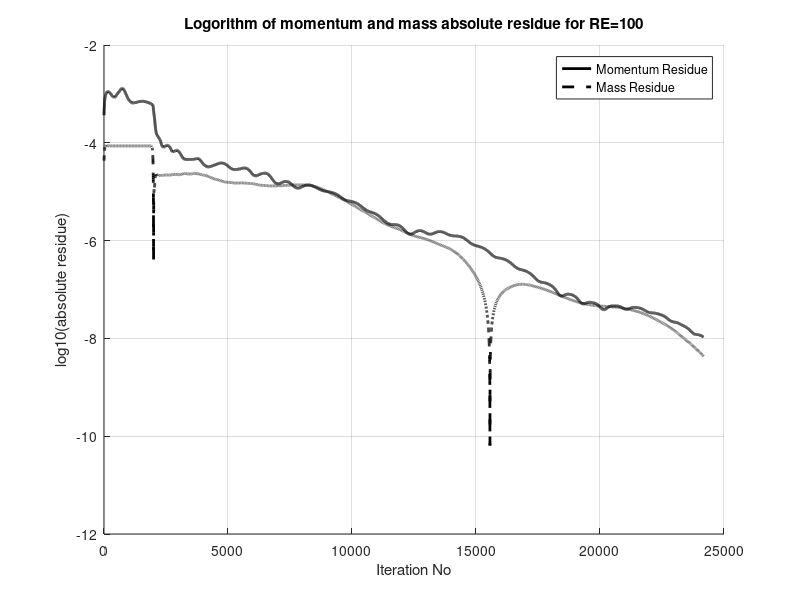
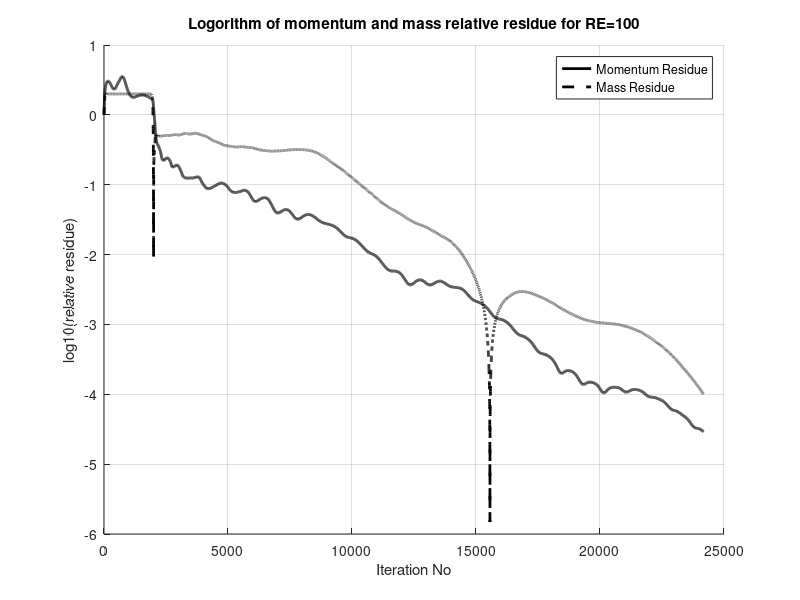

These figures' MATLAB source, in order:
fileID = fopen('grid3.dat_residue_RE_100.dat','r');
formatSpec = '%lf %lf %lf %lf %lf';
sizeA = [5 Inf];
A50 = fscanf(fileID,formatSpec,sizeA);
fclose(fileID);
A50=A50';
iter=A50(:,1);
mom_rr=A50(:,2);
mom_ar=A50(:,3);
mom_ar=log10(abs(mom_ar));
mass_rr=A50(:,4);
mass_ar=log10(abs(A50(:,5)));


fig=figure('Name',['Logorithm of momemtum and mass absolute residue']);
title(['Logorithm of momentum and mass absolute residue for RE=100']);
xlabel('Iteration No')
ylabel('log10(absolute residue)')
hold on
plot(iter,mom_ar,'color','k','LineWidth',2);
hold on
plot(iter,mass_ar,'--','color','k','LineWidth',2);
hold on
grid on
hold on
hleg1 = legend('Momentum Residue','Mass Residue');
set(hleg1,'Location','NorthEast')

fig=figure('Name',['Logorithm of momemtum and mass relative residue']);
title(['Logorithm of momentum and mass relative residue for RE=100']);
xlabel('Iteration No')
ylabel('log10(relative residue)')
hold on
plot(iter,mom_rr,'color','k','LineWidth',2);
hold on
plot(iter,mass_rr,'--','color','k','LineWidth',2);
hold on
grid on
hold on
hleg1 = legend('Momentum Residue','Mass Residue');
set(hleg1,'Location','NorthEast')
